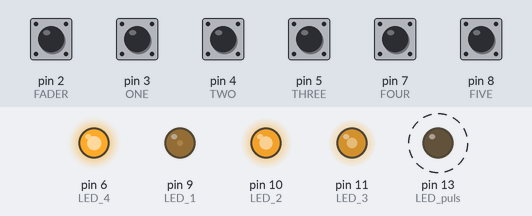
Simulated run of this sketch. Board: Arduino Uno, built with avr-gcc and run on an emulated ATmega328P. Parts: output pins drawn as LEDs (lit = HIGH). Dashed ring = blinking. Inputs (shaded band) come from the test bench; at power-on: pin 2 (FADER), pin 3 (ONE), pin 4 (TWO), pin 5 (THREE), pin 7 (FOUR), pin 8 (FIVE) HIGH. What the sketch prints to the serial monitor is not drawn.

Above: at 1.2 s.
1.3 s: pin 8 (FIVE) pulled LOW for 0.15 s
At 1.86 s:
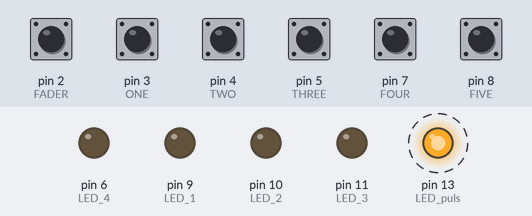
4.3 s: pin 8 (FIVE) pulled LOW for 1 s
At 5.51 s:
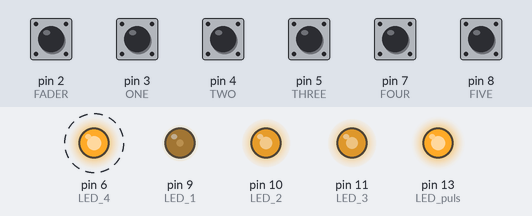
7.7 s: pin 2 (FADER) pulled LOW for 0.15 s
10.7 s: pin 3 (ONE) pulled LOW for 0.15 s
At 10.85 s:
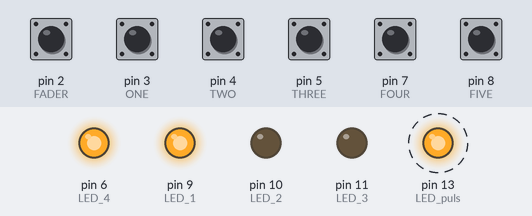
13.7 s: pin 4 (TWO) pulled LOW for 0.15 s
At 13.85 s:
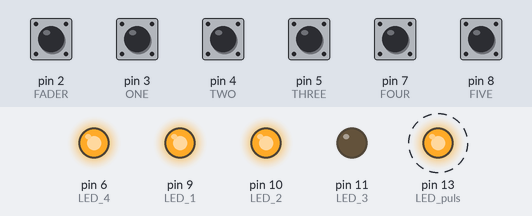
16.7 s: pin 5 (THREE) pulled LOW for 0.15 s
At 16.85 s:
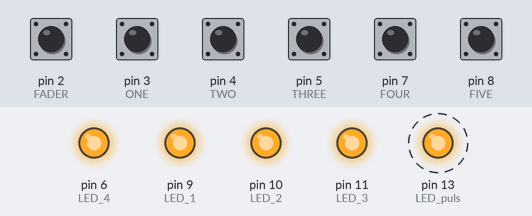
Timing chart, 0 to 20.7 s (numbered marks = the images above; inputs shaded):
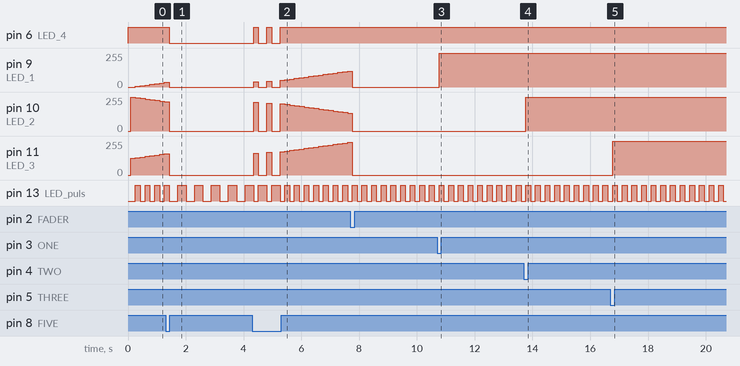

The sketch:

RGBW-LIGHT-CONTROLLER.ino
```cpp
  #define LED_1 9 //1. LED_ausgang (z.B. Rot einer RGB LED)
  #define LED_2 10 //2. LED_ausgang (z.B. Grün einer RGB LED)
  #define LED_3 11 //3. LED_ausgang (z.B. Blau einer RGB LED)
  #define LED_4 6 //4. LED_ausgang (z.B. zusätzliche weisse LED
  #define LED_puls 13 //Onboard Status_LED des Gscheiduino boards
  #define FADER 2 // Fader Button
  #define ONE 3 // One Button
  #define TWO 4 // Two Button
  #define THREE 5 // Three Button
  #define FOUR 7 // Four Button
  #define FIVE 8 // Five Button
  int brightness1 = 0; //Starthelligkeit LED1
  int brightness2 = 255; //Starthelligkeit LED2
  int brightness3 = 125; //Starthelligkeit LED3
  int fadeAmount1 = 5; //Zählergröße LED1
  int fadeAmount2 = fadeAmount1; //Zählergröße LED2
  int fadeAmount3 = fadeAmount2; //Zählergröße LED3
  int ledpuls = 1; //Ausganszustand Status_LED
  int central_off = 1; //Zentral-Aus-EIN ==> ON
  int fader = 1; //FADER INIT After powercycle
  int led1_state = 0; //LED1 INIT after Powercycle with on/off Button
  int led2_state = 0; //LED2 INIT after Powercycle with on/off Button
  int led3_state = 0; //LED3 INIT after Powercycle with on/off Button
  int led4_state = 1; //LED4 INIT after Powercycle with on/off Button


void setup() {
  // put your setup code here, to run once:
  pinMode (LED_1, OUTPUT); //LED1 Ausgang
  pinMode (LED_2, OUTPUT); //LED2 Ausgang
  pinMode (LED_3, OUTPUT); //LED3 Ausgang
  pinMode (LED_4, OUTPUT); //LED4 Ausgang
  pinMode (LED_puls, OUTPUT); //Status_LED Ausgang
  pinMode (FADER, INPUT); //FADER-Button Eingang
  pinMode (ONE, INPUT); //ONE-Button Eingang
  pinMode (TWO, INPUT); //TWO-Button Eingang
  pinMode (THREE, INPUT); //THREE-Button Eingang
  pinMode (FOUR, INPUT); //FOUR-BUTTON Eingang
  pinMode (FIVE, INPUT); //FIVE-BUTTON Eingang
  digitalWrite (FADER, HIGH); //FADER-Button Eingang pullup
  digitalWrite (ONE, HIGH); //ONE-Button Eingang pullup
  digitalWrite (TWO, HIGH); //TWO-Button Eingang pullup
  digitalWrite (THREE, HIGH); //THREE-Button Eingang pullup
  digitalWrite (FOUR, HIGH); //FOUR-BUTTON Eingang pullup
  digitalWrite (FIVE, HIGH); //FIVE-BUTTON Eingang pullup
  digitalWrite (LED_4, HIGH); //LED4 Ausgang
  Serial.begin(9600);
}

void loop() {

  // put your main code here, to run repeatedly:

  Serial.println("BUTTON1: " + String(digitalRead(ONE)) + ", LED1_ON: " + String(led1_state) + ", BUTTON2: " + String(digitalRead(TWO)) + + ", LED2_ON: " + String(led2_state) + ", BUTTON3: " + String(digitalRead(THREE)) +  ", LED3_ON: " + String(led3_state)  + ", BUTTON4: " + String(digitalRead(FOUR)) + ", LED4_ON: " + String(led4_state) + ", FADER-BUTTON: " + String(digitalRead(FADER)) + ", FADER-STATE: " + String(fader) + ", BUTTON5: " + String(digitalRead(FIVE)) + ", ON/OFF: " + String(central_off));
    //Umschaltung der Status_LED mit Boolscher Algebra jeden Programm durchlauf

    if (digitalRead(FIVE) == LOW && central_off == 0){
      central_off = 1;
      if (led1_state == 1){
      digitalWrite(LED_1, HIGH);
      }
      if (led2_state == 1){
      digitalWrite(LED_2, HIGH);
      }
      if (led3_state == 1){
      digitalWrite(LED_3, HIGH);
      }
      if (led4_state == 1){
      digitalWrite(LED_4, HIGH);
      }
    }
    else if (digitalRead(FIVE) == LOW && central_off == 1) {
      central_off = 0;
      digitalWrite(LED_1, LOW);
      digitalWrite(LED_2, LOW);
      digitalWrite(LED_3, LOW);
      digitalWrite(LED_4, LOW);
    }
    else {
    }

    if (central_off == 1) {
    if (ledpuls == 0) {
    ledpuls = ledpuls + 1;
    }
    else {
    ledpuls = ledpuls - 1;
    }
    digitalWrite(LED_puls, ledpuls); //Wir schreiben den Ausganspegel HIGH/LOW für die Status_LED


  if (digitalRead(FADER) == LOW && fader == 0){
    digitalWrite(LED_1, LOW);
    digitalWrite(LED_2, LOW);
    digitalWrite(LED_3, LOW);
    fader = fader + 1;

  }
  else if (digitalRead(FADER) == LOW && fader == 1) {
    fader = fader - 1;
    digitalWrite(LED_1, LOW);
    digitalWrite(LED_2, LOW);
    digitalWrite(LED_3, LOW);

  }
  else {

  }

  if (digitalRead(ONE) == LOW && (digitalRead(LED_1) == LOW || fader == 1) ){
     if (fader == 1){
    digitalWrite(LED_1, LOW);
    digitalWrite(LED_2, LOW);
    digitalWrite(LED_3, LOW);
    fader = 0;
    digitalWrite(LED_1, HIGH);
    led1_state = 1;
     }
     else {
      digitalWrite(LED_1, HIGH);
    led1_state = 1;
     }

  }
  else if (digitalRead(ONE) == LOW && digitalRead(LED_1) == HIGH) {
    digitalWrite(LED_1, LOW);
    led1_state = 0;
    }
  else {

  }

  if (digitalRead(TWO) == LOW && (digitalRead(LED_2) == LOW || fader == 1 )){
     if (fader == 1){
    digitalWrite(LED_1, LOW);
    digitalWrite(LED_2, LOW);
    digitalWrite(LED_3, LOW);
    fader = 0;
    digitalWrite(LED_2, HIGH);
    led2_state = 1;
     }
     else{
      digitalWrite(LED_2, HIGH);
    led2_state = 1;
     }
    }
  else if (digitalRead(TWO) == LOW && digitalRead(LED_2) == HIGH) {
    digitalWrite(LED_2, LOW);
    led2_state = 0;
    }
  else {

  }

  if (digitalRead(THREE) == LOW && (digitalRead(LED_3) == LOW || fader == 1 )){
     if (fader == 1){
    digitalWrite(LED_1, LOW);
    digitalWrite(LED_2, LOW);
    digitalWrite(LED_3, LOW);
    fader = 0;
    digitalWrite(LED_3, HIGH);
    led3_state = 1;
     }
     else{
      digitalWrite(LED_3, HIGH);
    led3_state = 1;
     }

  }
  else if (digitalRead(THREE) == LOW && digitalRead(LED_3) == HIGH) {
    digitalWrite(LED_3, LOW);
    led3_state = 0;

    }
  else {

  }

  if (digitalRead(FOUR) == LOW && digitalRead(LED_4) == LOW  ){
    digitalWrite(LED_4, HIGH);
    led4_state = 1;
  }
  else if (digitalRead(FOUR) == LOW && digitalRead(LED_4) == HIGH) {
    digitalWrite(LED_4, LOW);
    led4_state = 0;
    }
  else {
  }

  if (fader == 1) {
  // set the brightness:
  //  Wir schreiben die Helligkeit und den Zustand der Status_LED:
  analogWrite(LED_1, brightness1); //wir schreiben den helligkeitswert für LED1
  analogWrite(LED_2, brightness2); //wir schreiben den helligkeitswert für LED2
  analogWrite(LED_3, brightness3); //wir schreiben den helligkeitswert für LED3

  // change the brightness for next time through the loop:
  //Wir ändern die helligkeit für den nächsten schleifen durchlauf:
  brightness1 = brightness1 + fadeAmount1;
  brightness2 = brightness2 - fadeAmount2;
  brightness3 = brightness3 + fadeAmount3;

  // reverse the direction of the fading at the ends of the fade:
  //Wir kehren die richtung des Faders am Anfang und am Ende (0 - 255 -> 255 - 0):
  if (brightness1 <= 0 || brightness1 >= 255) {
    fadeAmount1 = -fadeAmount1;
  }
  if (brightness2 <= 0 || brightness2 >= 255) {
    fadeAmount2 = -fadeAmount2;
  }
  if (brightness3 <= 0 || brightness3 >= 255) {
    fadeAmount3 = -fadeAmount3;
  }
  else {
  }
  }

  // wait for ... milliseconds to see the dimming effect
  //Wir warten ... Millisekunden um den Dimmereffekt zu sehen
  delay(75);
  }
  if (central_off == 0) {
    if (ledpuls == 0) {
    ledpuls = ledpuls + 1;
    }
    else {
    ledpuls = ledpuls - 1;
    }
    digitalWrite(LED_puls, ledpuls); //Wir schreiben den Ausganspegel HIGH/LOW für die Status_LED
    delay(200);

  }
}
```

Measured:
- after the input at 1.3 s, pin 6 (LED_4): HIGH → LOW after 0.13 s; pin 13 (LED_puls): alternates HIGH for 0.29 s and LOW for 0.29 s, starting after 0.42 s
- after the input at 4.3 s, pin 6 (LED_4): alternates HIGH for 0.17 s and LOW for 0.29 s, 5 changes in all, then stays HIGH, starting after 0.05 s; pin 9 (LED_1): 0/255 → 40/255 after 0.05 s, → 0/255 0.17 s later, → 45/255 0.29 s later, → 0/255 0.17 s later, … (19 changes in this stretch)
- after the input at 10.7 s, pin 9 (LED_1): 0/255 → 255/255 after 0.07 s
- after the input at 13.7 s, pin 10 (LED_2): 0/255 → 255/255 after 0.07 s
- after the input at 16.7 s, pin 11 (LED_3): 0/255 → 255/255 after 0.07 s
- by itself, pin 13 (LED_puls): alternates HIGH for 0.17 s and LOW for 0.17 s
